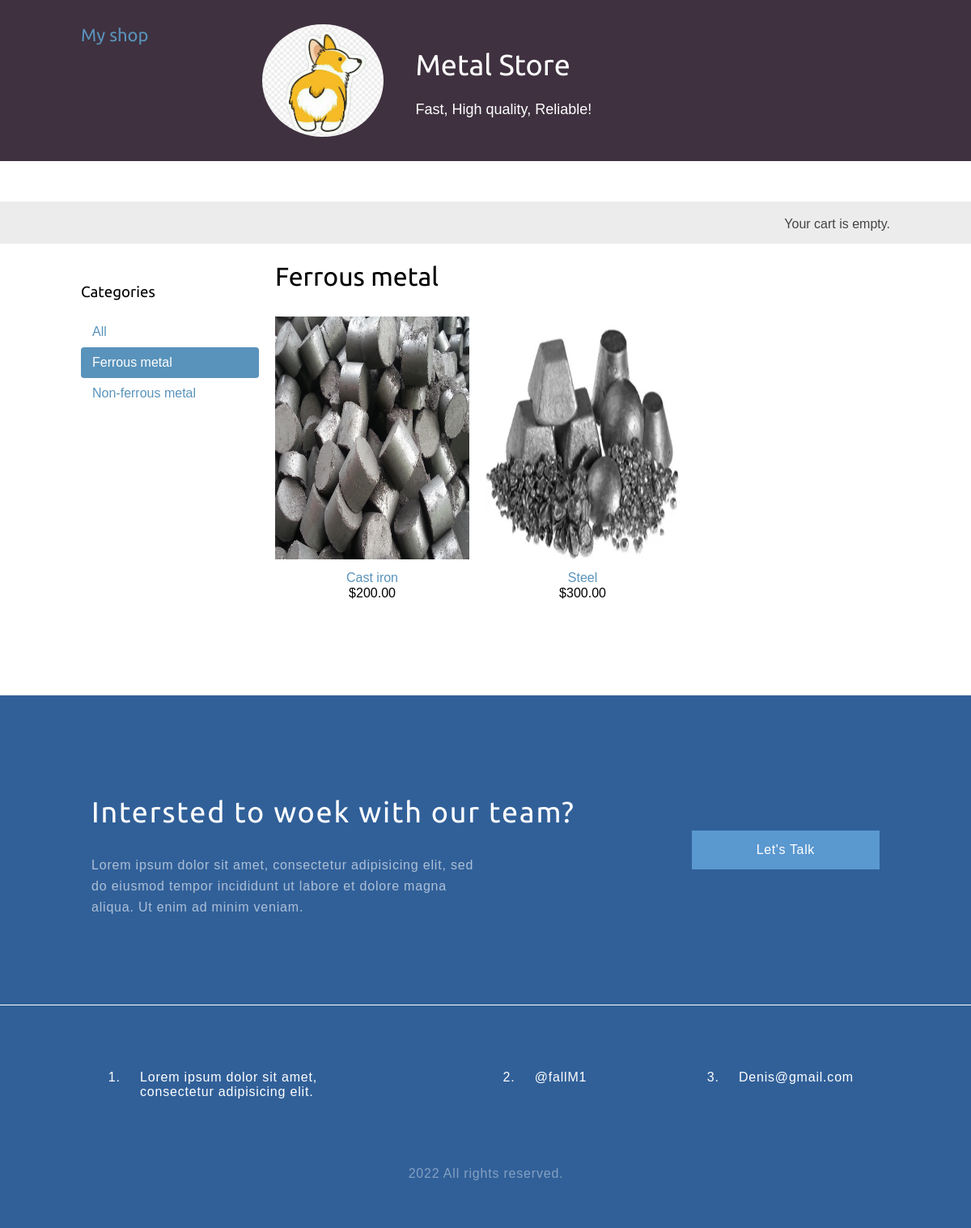
The page /ferrous-metal/ on the database its author committed.
### shop/models.py (models this page shows, shortened)
class Category(models.Model):
    name = models.CharField(max_length=200, db_index=True)
    slug = models.SlugField(max_length=200, db_index=True, unique=True)
    class Meta:
        ordering = ('name',)
        verbose_name = 'Категория'
        verbose_name_plural = 'Категории'
    def get_absolute_url(self):
        return reverse('shop:product_list_by_category',
                       args=[self.slug])

class Product(models.Model):
    category = models.ForeignKey(Category, on_delete=models.DO_NOTHING,  related_name='products')
    name = models.CharField(max_length=200, db_index=True)
    slug = models.SlugField(max_length=200, db_index=True)
    image = models.ImageField(upload_to='products/%Y/%m/%d', blank=True)
    description = models.TextField(blank=True)
    price = models.DecimalField(max_digits=10, decimal_places=2)
    stock = models.PositiveIntegerField()
    available = models.BooleanField(default=True)
    created = models.DateTimeField(auto_now_add=True)
    updated = models.DateTimeField(auto_now=True)
    class Meta:
        ordering = ('name',)
        index_together = (('id', 'slug'),)
    def get_absolute_url(self):
        return reverse('shop:product_detail',
                       args=[self.id, self.slug])

### shop/views.py (the view)
# urls.py: re_path(r'^(?P<category_slug>[-\w]+)/$', views.product_list, name='product_list_by_category'),
def product_list(request, category_slug=None):
    category = None
    categories = Category.objects.all()
    products = Product.objects.filter(available=True)
    if category_slug:
        category = get_object_or_404(Category, slug=category_slug)
        products = products.filter(category=category)
    return render(request,
                  'shop/product/list.html',
                  {'category': category,
                   'categories': categories,
                   'products': products})

### cart/cart.py (called while the page is built)
    def __len__(self):
        return sum(item['quantity'] for item in self.cart.values())

### cart/context_processors.py (called while the page is built)
def cart(request):
    return {'cart': Cart(request)}

### shop/templates/shop/product/list.html (shortened to what this page needs)
{% extends "shop/base.html" %}
{% load static %}
{% block content %}
  <div id="sidebar">
    <h3>Categories</h3>
    <ul>
      <li {% if not category %}class="selected"{% endif %}>
        <a href="{% url 'shop:product_list' %}">All</a>
      </li>
      {% for c in categories %}
        <li {% if category.slug == c.slug %}class="selected"{% endif %}>
          <a href="{{ c.get_absolute_url }}">{{ c.name }}</a>
        </li>
      {% endfor %}
    </ul>
  </div>
  <div id="main" class="product-list">
    <h1>{% if category %}{{ category.name }}{% else %}Products{% endif %}</h1>
    {% for product in products %}
      <div class="item">
        <a href="{{ product.get_absolute_url }}">
          <img src="{% if product.image %}{{ product.image.url }}{% else %}{% static 'img/no_image.png' %}{% endif %}" width="750" height="300">
        </a>
        <a href="{{ product.get_absolute_url }}">{{ product.name }}</a><br>
        ${{ product.price }}
      </div>
    {% endfor %}
  </div>
{% endblock %}

### shop/static/css/base.css (style rules this page uses)
body { margin:0; padding:0; font-family:helvetica, sans-serif; }
h1, h2, h3, h4, h5 , h6 { font-family: 'Ubuntu', sans-serif; font-weight:normal; }
a { text-decoration:none; color:#5993bb; }
#sidebar { width:220px; padding:30px 20px 0 0; float:left; }
#sidebar ul { margin:0; padding:0; }
#sidebar ul li { margin:0; list-style:none; padding:10px 14px; }
#sidebar ul li a { display:block; }
#sidebar ul li.selected { background:#5993bb; border-radius:4px; }
#sidebar ul li.selected a { color:#fff; }
#main { float:left; width: 96%; margin-right:-220px; overflow:hidden; }
.product-list .item { width:25%; padding:10px 20px 10px 0; float:left; text-align:center; line-height:1.2; }
.product-list .item img { width:100%; margin-bottom:8px; }

### rows shown on the page
Category: name "Ferrous metal"
Category: name "Non-ferrous metal"
Product: image (picture), name "Cast iron", price "200.00"
Product: image (picture), name "Steel", price "300.00"
